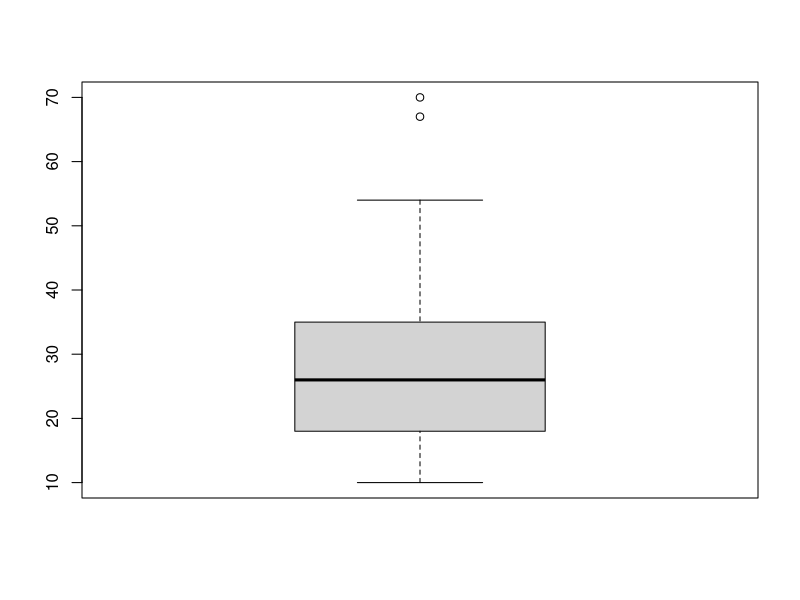
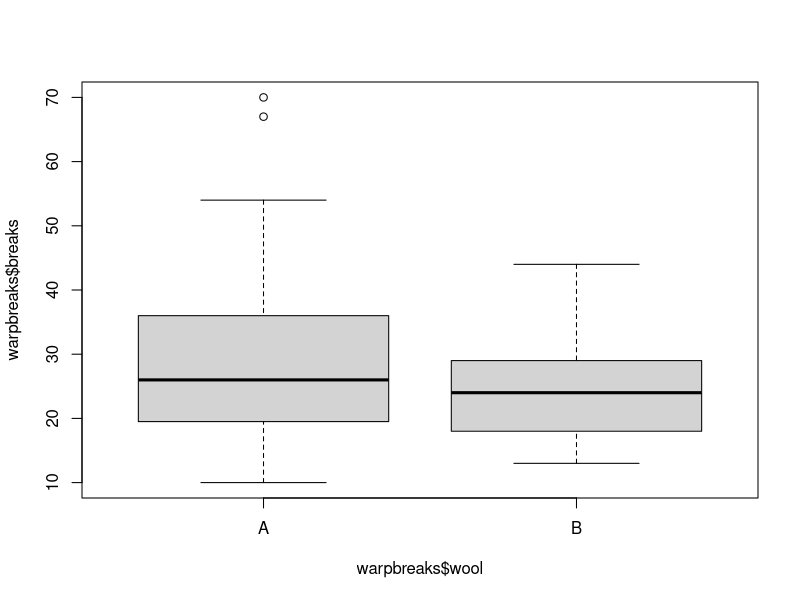
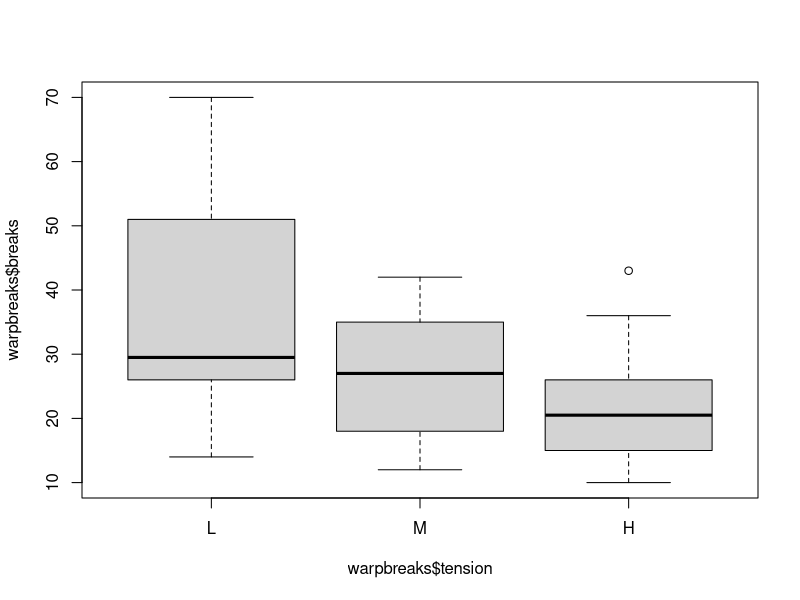
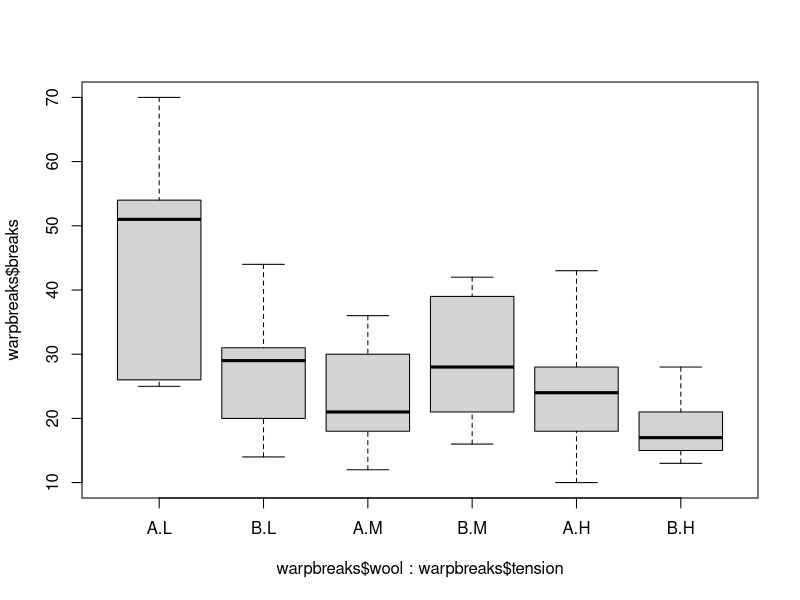
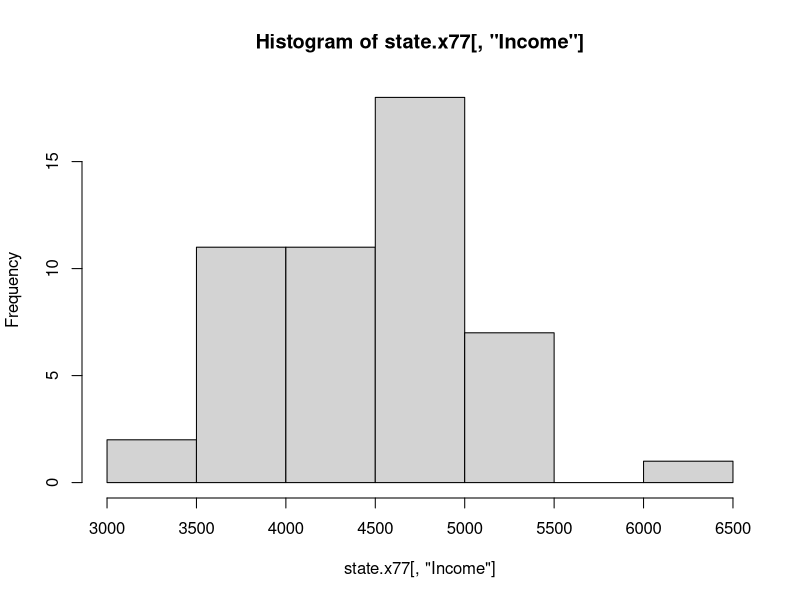
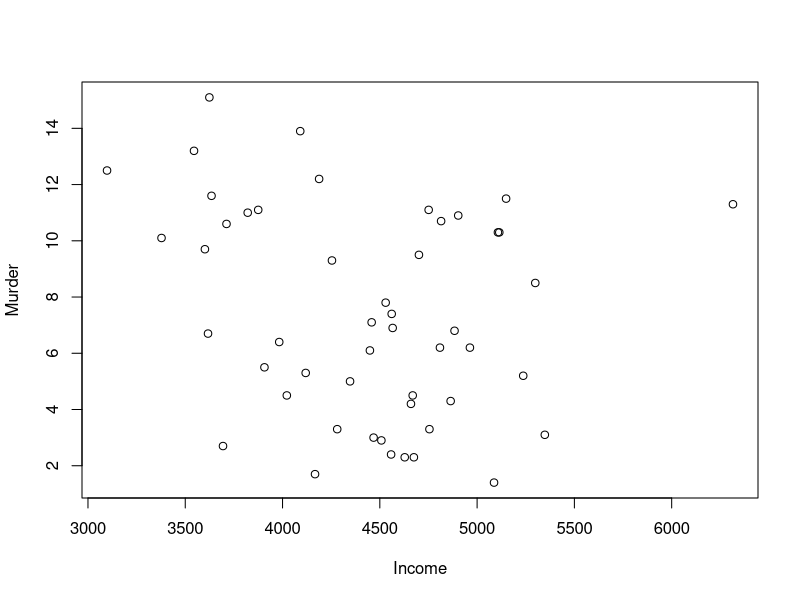
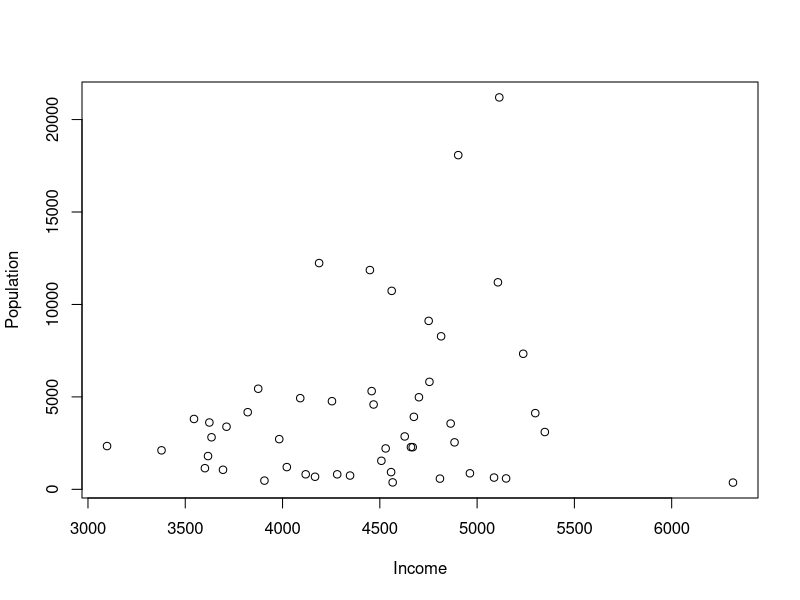
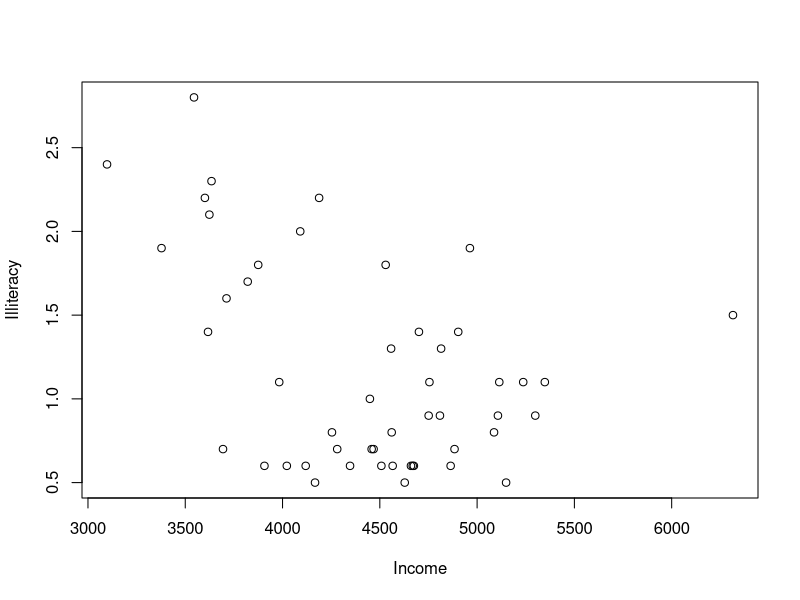

The R script that drew these images, in order:
## ---- chunk 1
knitr::opts_chunk$set(echo = TRUE, eval = TRUE)
## ---- chunk 2
str(warpbreaks)
class(warpbreaks)
head(warpbreaks, 10)
?warpbreaks
## ---- chunk 3
boxplot(warpbreaks$breaks)
## ---- chunk 4
boxplot(warpbreaks$breaks~warpbreaks$wool, data=warpbreaks)
boxplot(warpbreaks$breaks~warpbreaks$tension, data=warpbreaks)

## ---- chunk 5
data(warpbreaks)

boxplot(warpbreaks$breaks~warpbreaks$wool+warpbreaks$tension)
## ---- chunk 6
tapply(warpbreaks$breaks, INDEX = warpbreaks$tension, FUN = median)
## ---- chunk 7
t.test(warpbreaks$breaks ~ warpbreaks$wool, data = warpbreaks)

p_value <- t.test(warpbreaks$breaks ~ warpbreaks$wool, data = warpbreaks)$p.value
p_value

## ---- chunk 8
class(state.x77)
dim(state.x77)
## ---- chunk 9
hist(state.x77[,"Income"])

## ---- chunk 10
Y  <- function (X) {
  plot (state.x77[,"Income"],state.x77[,X], ylab=X, xlab="Income")
}
Y ("Murder")

## ---- chunk 11
x <- colnames(state.x77)
y <- x [x != "Income"]
x
y
## ---- chunk 12
sapply(y, Y)
